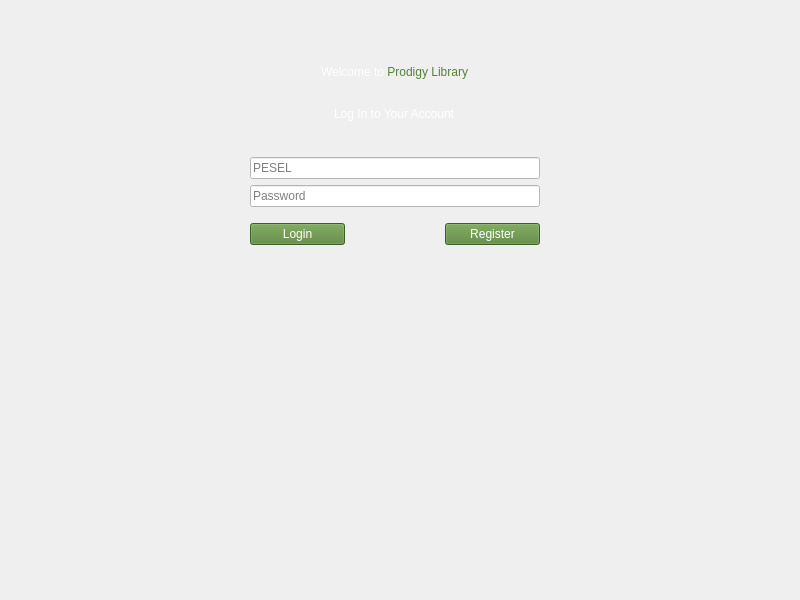
<?xml version="1.0" encoding="UTF-8"?>
<ui version="4.0">
 <class>LoginView</class>
 <widget class="QWidget" name="LoginView">
  <property name="geometry">
   <rect>
    <x>0</x>
    <y>0</y>
    <width>800</width>
    <height>600</height>
   </rect>
  </property>
  <property name="windowTitle">
   <string>Form</string>
  </property>
  <widget class="QWidget" name="gridLayoutWidget">
   <property name="geometry">
    <rect>
     <x>200</x>
     <y>30</y>
     <width>390</width>
     <height>256</height>
    </rect>
   </property>
   <layout class="QGridLayout" name="gridLayout">
    <property name="topMargin">
     <number>25</number>
    </property>
    <item row="0" column="1">
     <layout class="QHBoxLayout" name="horizontalLayout">
      <item alignment="Qt::AlignHCenter">
       <widget class="QLabel" name="label_welcome">
        <property name="styleSheet">
         <string notr="true">color: rgb(255, 255, 255);
font: 75 20pt &quot;Calibri&quot;;</string>
        </property>
        <property name="frameShape">
         <enum>QFrame::NoFrame</enum>
        </property>
        <property name="text">
         <string>&lt;html&gt;&lt;head/&gt;&lt;body&gt;&lt;p&gt;Welcome to &lt;span style=&quot; color:#548235;&quot;&gt;Prodigy Library&lt;/span&gt;&lt;/p&gt;&lt;/body&gt;&lt;/html&gt;</string>
        </property>
       </widget>
      </item>
     </layout>
    </item>
    <item row="4" column="1" alignment="Qt::AlignHCenter">
     <widget class="QLabel" name="label_welcome3">
      <property name="styleSheet">
       <string notr="true">color: rgb(255, 255, 255);
font: 75 16pt &quot;Calibri&quot;;</string>
      </property>
      <property name="text">
       <string>Log In to Your Account</string>
      </property>
     </widget>
    </item>
    <item row="5" column="1">
     <layout class="QGridLayout" name="gridLayout_lineEdit_login" columnstretch="0">
      <property name="leftMargin">
       <number>50</number>
      </property>
      <property name="topMargin">
       <number>20</number>
      </property>
      <property name="rightMargin">
       <number>50</number>
      </property>
      <item row="0" column="0">
       <widget class="QLineEdit" name="lineEdit_pesel">
        <property name="styleSheet">
         <string notr="true">background-color: rgb(255, 255, 255);
color: rgb(0, 0, 0);</string>
        </property>
        <property name="text">
         <string/>
        </property>
        <property name="placeholderText">
         <string>PESEL</string>
        </property>
       </widget>
      </item>
      <item row="1" column="0">
       <widget class="QLineEdit" name="lineEdit_password">
        <property name="styleSheet">
         <string notr="true">background-color: rgb(255, 255, 255);
color: rgb(0, 0, 0);</string>
        </property>
        <property name="text">
         <string/>
        </property>
        <property name="echoMode">
         <enum>QLineEdit::Password</enum>
        </property>
        <property name="placeholderText">
         <string>Password</string>
        </property>
       </widget>
      </item>
      <item row="2" column="0">
       <layout class="QHBoxLayout" name="horizontalLayout_buttons">
        <property name="spacing">
         <number>100</number>
        </property>
        <property name="topMargin">
         <number>10</number>
        </property>
        <item>
         <widget class="QPushButton" name="pushButton_login">
          <property name="palette">
           <palette>
            <active>
             <colorrole role="WindowText">
              <brush brushstyle="SolidPattern">
               <color alpha="255">
                <red>255</red>
                <green>255</green>
                <blue>255</blue>
               </color>
              </brush>
             </colorrole>
             <colorrole role="Button">
              <brush brushstyle="SolidPattern">
               <color alpha="255">
                <red>84</red>
                <green>130</green>
                <blue>53</blue>
               </color>
              </brush>
             </colorrole>
             <colorrole role="Text">
              <brush brushstyle="SolidPattern">
               <color alpha="255">
                <red>255</red>
                <green>255</green>
                <blue>255</blue>
               </color>
              </brush>
             </colorrole>
             <colorrole role="ButtonText">
              <brush brushstyle="SolidPattern">
               <color alpha="255">
                <red>255</red>
                <green>255</green>
                <blue>255</blue>
               </color>
              </brush>
             </colorrole>
             <colorrole role="Base">
              <brush brushstyle="SolidPattern">
               <color alpha="255">
                <red>84</red>
                <green>130</green>
                <blue>53</blue>
               </color>
              </brush>
             </colorrole>
             <colorrole role="Window">
              <brush brushstyle="SolidPattern">
               <color alpha="255">
                <red>84</red>
                <green>130</green>
                <blue>53</blue>
               </color>
              </brush>
             </colorrole>
             <colorrole role="PlaceholderText">
              <brush brushstyle="NoBrush">
               <color alpha="128">
                <red>255</red>
                <green>255</green>
                <blue>255</blue>
               </color>
              </brush>
             </colorrole>
            </active>
            <inactive>
             <colorrole role="WindowText">
              <brush brushstyle="SolidPattern">
               <color alpha="255">
                <red>255</red>
                <green>255</green>
                <blue>255</blue>
               </color>
              </brush>
             </colorrole>
             <colorrole role="Button">
              <brush brushstyle="SolidPattern">
               <color alpha="255">
                <red>84</red>
                <green>130</green>
                <blue>53</blue>
               </color>
              </brush>
             </colorrole>
             <colorrole role="Text">
              <brush brushstyle="SolidPattern">
               <color alpha="255">
                <red>255</red>
                <green>255</green>
                <blue>255</blue>
               </color>
              </brush>
             </colorrole>
             <colorrole role="ButtonText">
              <brush brushstyle="SolidPattern">
               <color alpha="255">
                <red>255</red>
                <green>255</green>
                <blue>255</blue>
               </color>
              </brush>
             </colorrole>
             <colorrole role="Base">
              <brush brushstyle="SolidPattern">
               <color alpha="255">
                <red>84</red>
                <green>130</green>
                <blue>53</blue>
               </color>
              </brush>
             </colorrole>
             <colorrole role="Window">
              <brush brushstyle="SolidPattern">
               <color alpha="255">
                <red>84</red>
                <green>130</green>
                <blue>53</blue>
               </color>
              </brush>
             </colorrole>
             <colorrole role="PlaceholderText">
              <brush brushstyle="NoBrush">
               <color alpha="128">
                <red>255</red>
                <green>255</green>
                <blue>255</blue>
               </color>
              </brush>
             </colorrole>
            </inactive>
            <disabled>
             <colorrole role="WindowText">
              <brush brushstyle="SolidPattern">
               <color alpha="255">
                <red>255</red>
                <green>255</green>
                <blue>255</blue>
               </color>
              </brush>
             </colorrole>
             <colorrole role="Button">
              <brush brushstyle="SolidPattern">
               <color alpha="255">
                <red>84</red>
                <green>130</green>
                <blue>53</blue>
               </color>
              </brush>
             </colorrole>
             <colorrole role="Text">
              <brush brushstyle="SolidPattern">
               <color alpha="255">
                <red>255</red>
                <green>255</green>
                <blue>255</blue>
               </color>
              </brush>
             </colorrole>
             <colorrole role="ButtonText">
              <brush brushstyle="SolidPattern">
               <color alpha="255">
                <red>255</red>
                <green>255</green>
                <blue>255</blue>
               </color>
              </brush>
             </colorrole>
             <colorrole role="Base">
              <brush brushstyle="SolidPattern">
               <color alpha="255">
                <red>84</red>
                <green>130</green>
                <blue>53</blue>
               </color>
              </brush>
             </colorrole>
             <colorrole role="Window">
              <brush brushstyle="SolidPattern">
               <color alpha="255">
                <red>84</red>
                <green>130</green>
                <blue>53</blue>
               </color>
              </brush>
             </colorrole>
             <colorrole role="PlaceholderText">
              <brush brushstyle="NoBrush">
               <color alpha="128">
                <red>255</red>
                <green>255</green>
                <blue>255</blue>
               </color>
              </brush>
             </colorrole>
            </disabled>
           </palette>
          </property>
          <property name="styleSheet">
           <string notr="true">background-color: rgb(84, 130, 53);
color: rgb(255, 255, 255);</string>
          </property>
          <property name="text">
           <string>Login</string>
          </property>
         </widget>
        </item>
        <item>
         <widget class="QPushButton" name="pushButton_register">
          <property name="palette">
           <palette>
            <active>
             <colorrole role="WindowText">
              <brush brushstyle="SolidPattern">
               <color alpha="255">
                <red>255</red>
                <green>255</green>
                <blue>255</blue>
               </color>
              </brush>
             </colorrole>
             <colorrole role="Button">
              <brush brushstyle="SolidPattern">
               <color alpha="255">
                <red>84</red>
                <green>130</green>
                <blue>53</blue>
               </color>
              </brush>
             </colorrole>
             <colorrole role="Text">
              <brush brushstyle="SolidPattern">
               <color alpha="255">
                <red>255</red>
                <green>255</green>
                <blue>255</blue>
               </color>
              </brush>
             </colorrole>
             <colorrole role="ButtonText">
              <brush brushstyle="SolidPattern">
               <color alpha="255">
                <red>255</red>
                <green>255</green>
                <blue>255</blue>
               </color>
              </brush>
             </colorrole>
             <colorrole role="Base">
              <brush brushstyle="SolidPattern">
               <color alpha="255">
                <red>84</red>
                <green>130</green>
                <blue>53</blue>
               </color>
              </brush>
             </colorrole>
             <colorrole role="Window">
              <brush brushstyle="SolidPattern">
               <color alpha="255">
                <red>84</red>
                <green>130</green>
                <blue>53</blue>
               </color>
              </brush>
             </colorrole>
             <colorrole role="PlaceholderText">
              <brush brushstyle="NoBrush">
               <color alpha="128">
                <red>255</red>
                <green>255</green>
                <blue>255</blue>
               </color>
              </brush>
             </colorrole>
            </active>
            <inactive>
             <colorrole role="WindowText">
              <brush brushstyle="SolidPattern">
               <color alpha="255">
                <red>255</red>
                <green>255</green>
                <blue>255</blue>
               </color>
              </brush>
             </colorrole>
             <colorrole role="Button">
              <brush brushstyle="SolidPattern">
               <color alpha="255">
                <red>84</red>
                <green>130</green>
                <blue>53</blue>
               </color>
              </brush>
             </colorrole>
             <colorrole role="Text">
              <brush brushstyle="SolidPattern">
               <color alpha="255">
                <red>255</red>
                <green>255</green>
                <blue>255</blue>
               </color>
              </brush>
             </colorrole>
             <colorrole role="ButtonText">
              <brush brushstyle="SolidPattern">
               <color alpha="255">
                <red>255</red>
                <green>255</green>
                <blue>255</blue>
               </color>
              </brush>
             </colorrole>
             <colorrole role="Base">
              <brush brushstyle="SolidPattern">
               <color alpha="255">
                <red>84</red>
                <green>130</green>
                <blue>53</blue>
               </color>
              </brush>
             </colorrole>
             <colorrole role="Window">
              <brush brushstyle="SolidPattern">
               <color alpha="255">
                <red>84</red>
                <green>130</green>
                <blue>53</blue>
               </color>
              </brush>
             </colorrole>
             <colorrole role="PlaceholderText">
              <brush brushstyle="NoBrush">
               <color alpha="128">
                <red>255</red>
                <green>255</green>
                <blue>255</blue>
               </color>
              </brush>
             </colorrole>
            </inactive>
            <disabled>
             <colorrole role="WindowText">
              <brush brushstyle="SolidPattern">
               <color alpha="255">
                <red>255</red>
                <green>255</green>
                <blue>255</blue>
               </color>
              </brush>
             </colorrole>
             <colorrole role="Button">
              <brush brushstyle="SolidPattern">
               <color alpha="255">
                <red>84</red>
                <green>130</green>
                <blue>53</blue>
               </color>
              </brush>
             </colorrole>
             <colorrole role="Text">
              <brush brushstyle="SolidPattern">
               <color alpha="255">
                <red>255</red>
                <green>255</green>
                <blue>255</blue>
               </color>
              </brush>
             </colorrole>
             <colorrole role="ButtonText">
              <brush brushstyle="SolidPattern">
               <color alpha="255">
                <red>255</red>
                <green>255</green>
                <blue>255</blue>
               </color>
              </brush>
             </colorrole>
             <colorrole role="Base">
              <brush brushstyle="SolidPattern">
               <color alpha="255">
                <red>84</red>
                <green>130</green>
                <blue>53</blue>
               </color>
              </brush>
             </colorrole>
             <colorrole role="Window">
              <brush brushstyle="SolidPattern">
               <color alpha="255">
                <red>84</red>
                <green>130</green>
                <blue>53</blue>
               </color>
              </brush>
             </colorrole>
             <colorrole role="PlaceholderText">
              <brush brushstyle="NoBrush">
               <color alpha="128">
                <red>255</red>
                <green>255</green>
                <blue>255</blue>
               </color>
              </brush>
             </colorrole>
            </disabled>
           </palette>
          </property>
          <property name="autoFillBackground">
           <bool>false</bool>
          </property>
          <property name="styleSheet">
           <string notr="true">background-color: rgb(84, 130, 53);
color: rgb(255, 255, 255);</string>
          </property>
          <property name="text">
           <string>Register</string>
          </property>
         </widget>
        </item>
       </layout>
      </item>
     </layout>
    </item>
    <item row="6" column="1" alignment="Qt::AlignHCenter">
     <widget class="QLabel" name="label_login">
      <property name="text">
       <string/>
      </property>
     </widget>
    </item>
   </layout>
  </widget>
 </widget>
 <resources/>
 <connections/>
</ui>
